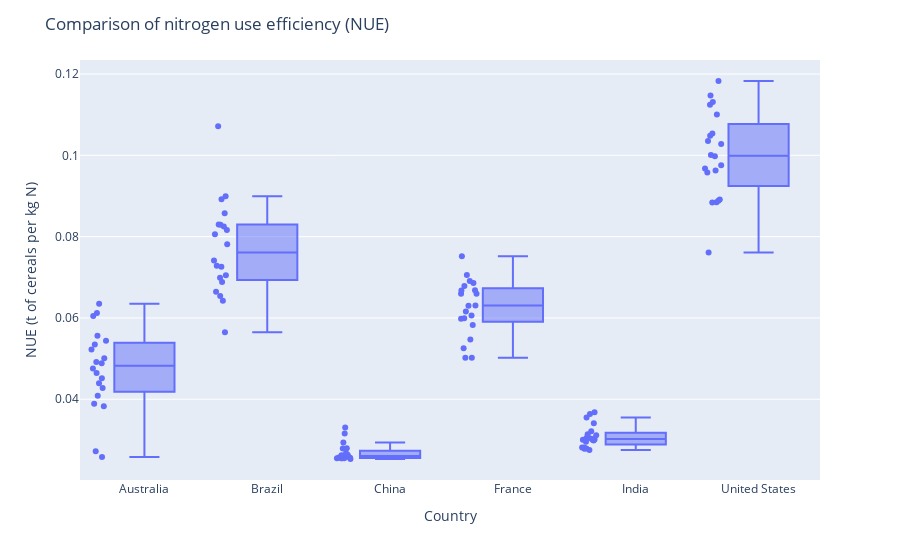

Source (notebook cell):
### Markdown cell above
Can we wonder what are the differences in efficiency between countries?

There is a high variability of nitrogen use efficency between countries. Each dot represents one year from 2001 to 2021.

### Code cell
#plot box of Australia, Brazil, China, France, India, United States
import plotly.express as px
#Filter world data for entity
df= data[(data.Year >= 2001) & (data.Year < 2021)]
df = df.dropna(subset=['Nitrogen', 'Yield'])
df_top5 = df.loc[df['Entity'].isin(['Australia', 'Brazil', 'China', 'France', 'India', 'United States'])]

#Create a new column to measure the efficiency
df_top5['Efficiency'] = df_top5['Yield']/df_top5['Nitrogen']

#Create the boxplot
fig = px.box(df_top5, x='Entity', y='Efficiency', points ='all', labels= { "Entity": "Country", "Efficiency": "NUE (t of cereals per kg N)"})
fig.update_layout (title_text= 'Comparison of nitrogen use efficiency (NUE)')
fig.show()

### Figure 1 — Plotly figure (JSON) as saved in the notebook; plotly's stock layout.template omitted (floating-point values rounded to 4 significant figures)
{"data": [{"alignmentgroup": "True", "boxpoints": "all", "hovertemplate": "Country=%{x}<br>NUE (t of cereals per kg N)=%{y}<extra></extra>", "legendgroup": "", "marker": {"color": "#636efa"}, "name": "", "notched": false, "offsetgroup": "", "orientation": "v", "showlegend": false, "type": "box", "x": ["Australia", "Australia", "Australia", "Australia", "Australia", "Australia", "Australia", "Australia", "Australia", "Australia", "Australia", "Australia", "Australia", "Australia", "Australia", "Australia", "Australia", "Australia", "Australia", "Australia", "Brazil", "Brazil", "Brazil", "Brazil", "Brazil", "Brazil", "Brazil", "Brazil", "Brazil", "Brazil", "Brazil", "Brazil", "Brazil", "Brazil", "Brazil", "Brazil", "Brazil", "Brazil", "Brazil", "Brazil", "China", "China", "China", "China", "China", "China", "China", "China", "China", "China", "China", "China", "China", "China", "China", "China", "China", "China", "China", "China", "France", "France", "France", "France", "France", "France", "France", "France", "France", "France", "France", "France", "France", "France", "France", "France", "France", "France", "France", "France", "India", "India", "India", "India", "India", "India", "India", "India", "India", "India", "India", "India", "India", "India", "India", "India", "India", "India", "India", "India", "United States", "United States", "United States", "United States", "United States", "United States", "United States", "United States", "United States", "United States", "United States", "United States", "United States", "United States", "United States", "United States", "United States", "United States", "United States", "United States"], "x0": " ", "xaxis": "x", "y": [0.04647, 0.05438, 0.02579, 0.05224, 0.04759, 0.06046, 0.02723, 0.0389, 0.05346, 0.04394, 0.06122, 0.06349, 0.05008, 0.04917, 0.04886, 0.04276, 0.05563, 0.04516, 0.04089, 0.03825, 0.1071, 0.08165, 0.08575, 0.07047, 0.07812, 0.08294, 0.06987, 0.083, 0.08922, 0.08059, 0.0654, 0.0825, 0.0741, 0.06425, 0.08994, 0.07283, 0.07262, 0.06645, 0.06882, 0.05648, 0.02797, 0.02552, 0.02548, 0.02618, 0.02609, 0.02606, 0.02551, 0.02634, 0.02547, 0.02531, 0.02561, 0.0257, 0.02587, 0.02568, 0.02624, 0.02672, 0.0279, 0.02935, 0.03161, 0.03308, 0.05469, 0.06596, 0.05021, 0.06302, 0.06156, 0.05995, 0.05255, 0.06676, 0.0752, 0.06682, 0.06862, 0.06909, 0.06307, 0.06783, 0.06596, 0.05024, 0.06058, 0.05979, 0.07058, 0.05829, 0.03638, 0.03553, 0.03678, 0.03409, 0.03216, 0.03013, 0.03032, 0.03006, 0.02815, 0.02753, 0.0279, 0.02983, 0.03004, 0.02956, 0.02786, 0.03046, 0.03115, 0.03138, 0.03054, 0.02816, 0.09758, 0.08885, 0.08841, 0.1048, 0.09976, 0.08915, 0.09677, 0.1035, 0.1053, 0.09629, 0.08847, 0.07612, 0.0958, 0.1028, 0.1001, 0.1183, 0.1147, 0.1131, 0.11, 0.1124], "y0": " ", "yaxis": "y"}], "layout": {"boxmode": "group", "legend": {"tracegroupgap": 0}, "margin": {"t": 60}, "title": {"text": "Comparison of nitrogen use efficiency (NUE)"}, "xaxis": {"anchor": "y", "domain": [0, 1], "title": {"text": "Country"}}, "yaxis": {"anchor": "x", "domain": [0, 1], "title": {"text": "NUE (t of cereals per kg N)"}}}}
